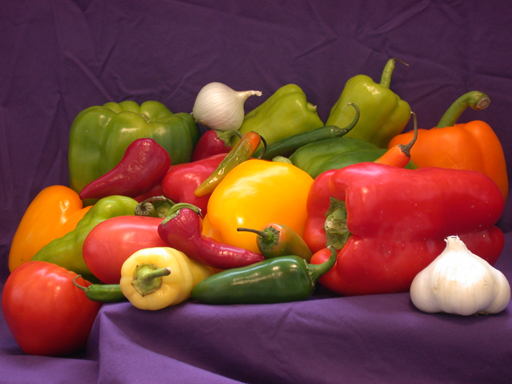
#> input picture Week_6_Image_Masking/peppers.png, 512 x 384 px
$ jupyter execute Lesson_6_Image_Masking.ipynb
#> lines starting #> are read from the running program, lines starting #| are printed output that depends on the picture; after the words box and inside, x2 and y2 are one past the last pixel; in counts of white or black regions, pixels touching at a corner belong together
[cell 1]
import cv2
import matplotlib.pyplot as plt
import numpy as np

[cell 2]
img_original = cv2.imread("./peppers.png",1)
#> img_original is the input picture: shape (384, 512, 3); mean B, G, R 57.6, 66.4, 120.8

[cell 3]
plt.imshow(img_original)

[cell 4]
img_rgb = cv2.cvtColor(img_original, cv2.COLOR_BGR2RGB)
img_gray = cv2.cvtColor(img_original, cv2.COLOR_BGR2GRAY)
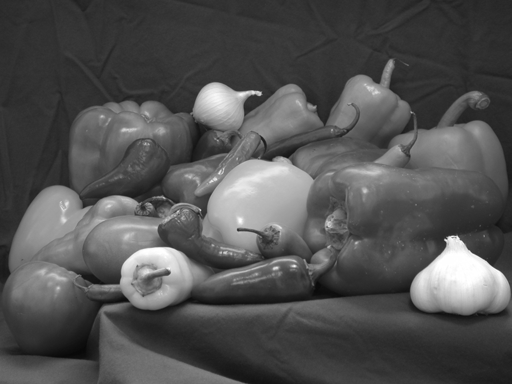
#> img_gray: shape (384, 512); min 8, max 255, mean 81.7

[cell 5]
fig = plt.figure(figsize=(10, 7))

# setting values to rows and column variables
rows = 2
columns = 2


# Adds a subplot at the 1st position
fig.add_subplot(rows, columns, 1)
plt.imshow(img_original)
plt.axis('off')
plt.title("BGR Image")

# Adds a subplot at the 2nd position
fig.add_subplot(rows, columns, 2)
plt.imshow(img_rgb)
plt.axis('off')
plt.title("RGB Image")

# Adds a subplot at the 3rd position
fig.add_subplot(rows, columns, 3)
plt.imshow(img_gray, cmap="gray")
plt.axis('off')
plt.title("Gray")
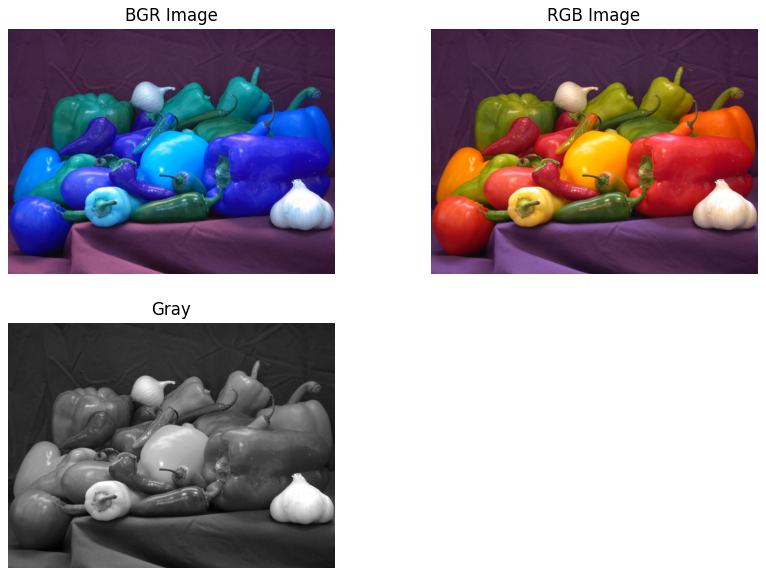
#> figure drawn by matplotlib, 3 panels; B, G, R data is drawn as R, G, B

[cell 6]
img_rgb_indexes = (img_rgb[:,:,0]>130) & (img_rgb[:,:,1]<80) & (img_rgb[:,:,2]<70)
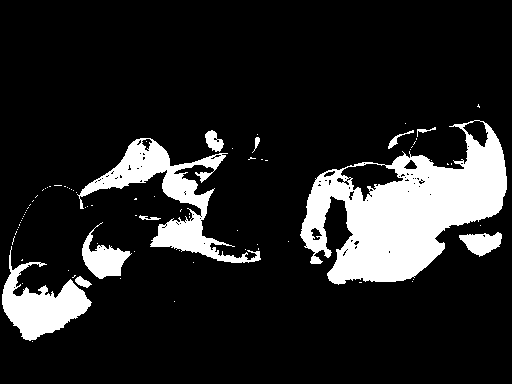
#> img_rgb_indexes: shape (384, 512) bool; 14.6% white; 82 white regions (71 under 20 px), largest, box (x1, y1, x2, y2) and area: (300, 120, 507, 285) 16850, (77, 138, 261, 263) 5727, (2, 246, 92, 341) 3533

[cell 7]
print(type(img_rgb_indexes))
#| <class 'numpy.ndarray'>

[cell 8]
img_rgb_indexes.shape
#> Out = (384, 512)

[cell 9]
plt.imshow(img_rgb_indexes,cmap="gray")

[cell 10]
img_rgb[img_rgb_indexes] = [135,235,235]
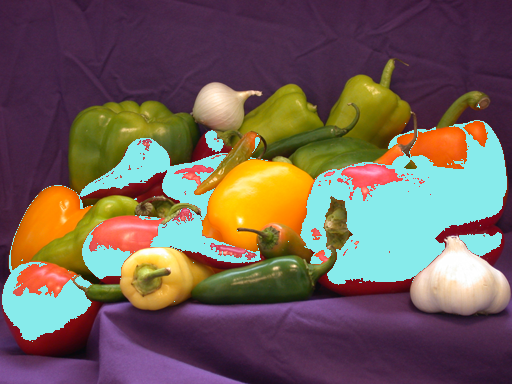
#> img_rgb: shape (384, 512, 3); mean R, G, B 113.5, 95.3, 87.1

[cell 11]
new_rgb = cv2.cvtColor(img_original,cv2.COLOR_BGR2RGB)

[cell 12]
fig = plt.figure(figsize=(10, 7))

# setting values to rows and column variables
rows = 2
columns = 2


# Adds a subplot at the 1st position
fig.add_subplot(rows, columns, 1)
plt.imshow(new_rgb)
plt.axis('off')
plt.title("RGB Image")

# Adds a subplot at the 2nd position
fig.add_subplot(rows, columns, 2)
plt.imshow(img_rgb_indexes)
plt.axis('off')
plt.title("Indexes Image")

# Adds a subplot at the 3rd position
fig.add_subplot(rows, columns, 3)
plt.imshow(img_rgb, cmap="gray")
plt.axis('off')
plt.title("img_rgb")

[cell 13]
#Görüntüdeki yeşil renkli nesnelerin maskesini oluşturun (img_rgb_indexs gibi)
#yeşil renk yerine kendi istediğiniz bir renge dönüştürün.

[cell 14]
img_rgb_new_1 = cv2.cvtColor(img_original,cv2.COLOR_BGR2RGB)
img_rgb_new_2 = cv2.cvtColor(img_original,cv2.COLOR_BGR2RGB)
img_rgb_new_3 = cv2.cvtColor(img_original,cv2.COLOR_BGR2RGB)

[cell 15]
#RGB'yi HSV'ye dönüştür
img_hsv_green = cv2.cvtColor(img_original, cv2.COLOR_BGR2HSV)
#> img_hsv_green: shape (384, 512, 3); mean H, S, V 102.4, 157.5, 122.7

#Yeşil için HSV aralığını belirleyin
lower_green = np.array([20, 100, 90]) #yeşil için alt HSV sınırı
upper_green = np.array([130, 210,130]) #yeşil için üst HSV sınırı

#yeşil renkleri maskelemek için aralıkları uygulayın
mask_green = cv2.inRange(img_hsv_green, lower_green, upper_green)
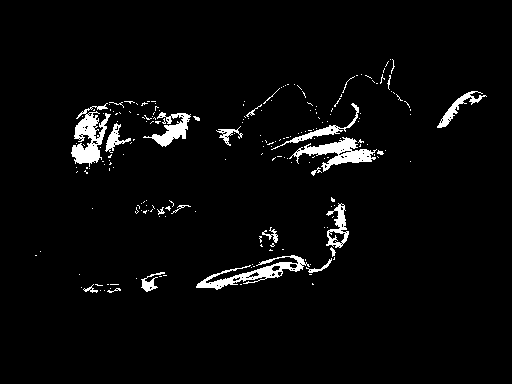
#> mask_green: shape (384, 512); 3.5% white; 205 white regions (180 under 20 px), largest, box (x1, y1, x2, y2) and area: (71, 103, 111, 167) 1168, (289, 137, 377, 172) 1092, (196, 255, 310, 290) 1057

[cell 16]
fig = plt.figure(figsize=(10, 7))

# setting values to rows and column variables
rows = 1
columns = 2

# Adds a subplot at the 1st position
fig.add_subplot(rows, columns, 1)
plt.imshow(img_rgb_new_1)
plt.axis('off')
plt.title("RGB Image")

# Adds a subplot at the 3rd position
fig.add_subplot(rows, columns, 2)
plt.imshow(mask_green, cmap="gray")
plt.axis('off')
plt.title("indexes image")

[cell 17]
new_rgb = cv2.cvtColor(img_original,cv2.COLOR_BGR2RGB)

[cell 18]
img_hsv_green [img_rgb_indexes] = [235,135,235]
#> img_hsv_green: shape (384, 512, 3); mean H, S, V 123.4, 145.4, 130

[cell 19]
fig = plt.figure(figsize=(10, 7))

# setting values to rows and column variables
rows = 2
columns = 2


# Adds a subplot at the 1st position
fig.add_subplot(rows, columns, 1)
plt.imshow(img_hsv_green)
plt.axis('off')
plt.title("RGB Image")

[cell 20]
#kodlarla renk oluşturma

height, width = 100, 100
#Kırmızı renk oluşturma
img_red = np.zeros((height, width,3),dtype=np.uint8)
img_red[:,:,0] = 255
#Yeşil renk oluşturma
img_green = np.zeros((height, width,3),dtype=np.uint8)
img_green[:,:,1] = 255
#Mavi renk oluşturma
img_blue = np.zeros((height, width,3),dtype=np.uint8)
img_blue[:,:,2] = 255
#Mavi renk oluşturma
img_yellow = np.zeros((height, width,3),dtype=np.uint8)
img_yellow[:,:,:2] = 255

[cell 21]
fig = plt.figure(figsize=(10, 7))

# setting values to rows and column variables
rows = 2
columns = 4

# Adds a subplot at the 1st position
fig.add_subplot(rows, columns, 1)
plt.imshow(img_red)
plt.axis('off')
plt.title("Red Image")

# Adds a subplot at the 3rd position
fig.add_subplot(rows, columns, 2)
plt.imshow(img_green, cmap="gray")
plt.axis('off')
plt.title("green image")

# Adds a subplot at the 3rd position
fig.add_subplot(rows, columns, 3)
plt.imshow(img_blue, cmap="gray")
plt.axis('off')
plt.title("blue image")

# Adds a subplot at the 3rd position
fig.add_subplot(rows, columns, 4)
plt.imshow(img_yellow, cmap="gray")
plt.axis('off')
plt.title("yellow image")
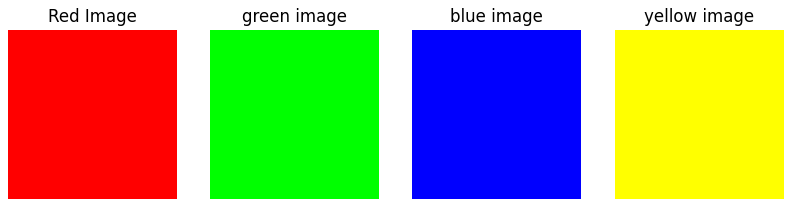
#> figure drawn by matplotlib, 4 panels

[cell 22]
img_black = np.zeros((height, width,3),dtype=np.uint8)

img_white = np.ones((height, width,3),dtype=np.uint8)*255

[cell 23]
fig = plt.figure(figsize=(10, 7), facecolor='purple')

# setting values to rows and column variables
rows = 2
columns = 4

# Adds a subplot at the 1st position
fig.add_subplot(rows, columns, 1)
plt.imshow(img_black)
plt.axis('off')
plt.title("Black Image")

# Adds a subplot at the 1st position
fig.add_subplot(rows, columns, 2)
plt.imshow(img_white)
plt.axis('off')
plt.title("White Image")
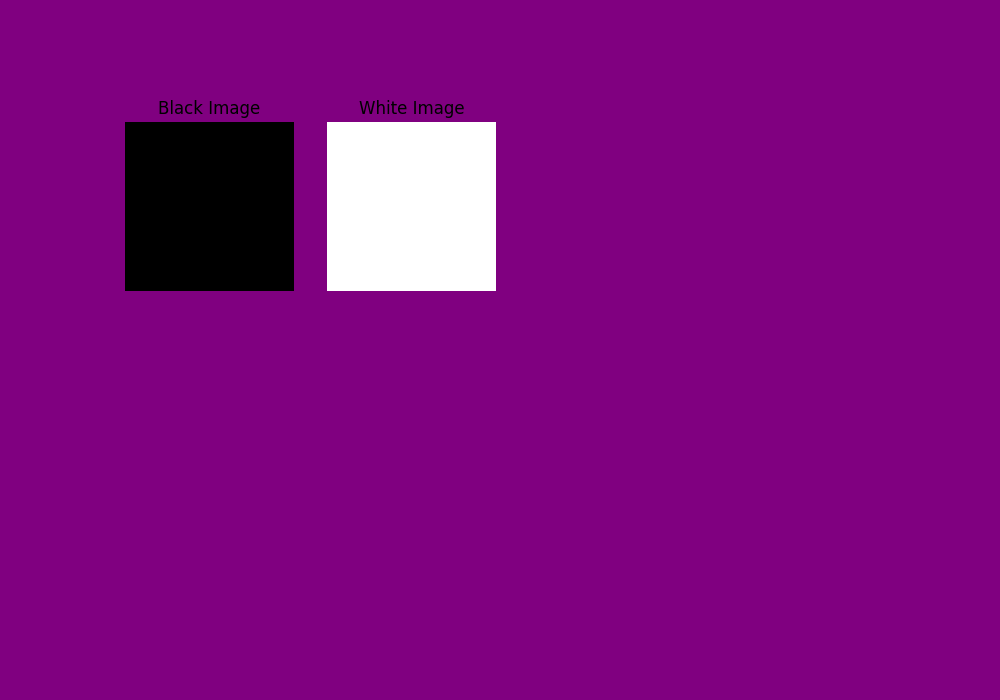
#> figure drawn by matplotlib, 2 panels
